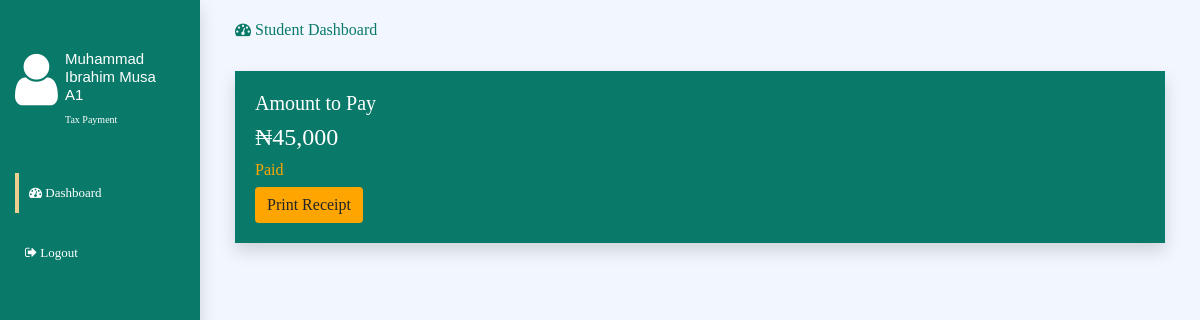
/owner/index.php?msg=success (signed in), run on the app's committed database.
### tables this page shows
CREATE TABLE `shopowners` (
  `id` int(11) NOT NULL,
  `name` varchar(200) NOT NULL,
  `email` varchar(200) NOT NULL,
  `status` varchar(200) NOT NULL,
  `pword` varchar(50) NOT NULL,
  `gsm` varchar(50) NOT NULL,
  `shopnumber` varchar(100) NOT NULL
);

CREATE TABLE `tax` (
  `id` int(11) NOT NULL,
  `tax` varchar(200) NOT NULL
);

### owner/index.php (the view, shortened to what this page needs)
<?php
include "../include/server.php";
$email = $_SESSION['email'];
$sql = "SELECT * FROM shopowners WHERE email = '$email' LIMIT 1";
$run = mysqli_query($dbcon, $sql);
$row = mysqli_fetch_assoc($run);
$name = $row['name'];
$shopnumber = $row['shopnumber'];
$status = $row['status'];
$email = $row['email'];
?>
<!DOCTYPE html>
<html>
<head>
    <link rel="stylesheet" type="text/css" href="../css/style.css">
    <link rel="stylesheet" type="text/css" href="../bootstrap/css/bootstrap.min.css">
    <link rel="stylesheet" type="text/css" href="../bootstrap-icons/bootstrap-icons.css">
    <link rel="stylesheet" href="../dist/css/iziToast.min.css">
    <link href="../lib/owlcarousel/assets/owl.carousel.min.css" rel="stylesheet">
    <link href="../lib/animate/animate.min.css" rel="stylesheet">
     <link href="../lib/font-awesome/css/font-awesome.min.css" rel="stylesheet">
    <link rel="stylesheet" href="../css/dismissible.css">
</head>
<body>
     <div class="container-fluid h-100" id="dashboard">
            <div class="row h-100">
                <div class="col-md-2 shadow">
                    <div class="left-bar">
                        <div class="row">
                            <div class="col-md-3">
                                <h6><span class="fa fa-user"></span></h6>
                            </div>
                            <div class="col-md-9">
                                <h6><?php echo ucwords($name); ?><br> <?php echo $shopnumber; ?></h6>
                                <p style="color:#fff;font-size: 10px;">Tax Payment</p>
                            </div>
                        </div>
                        <div class="nav-list">
                            <ul>
                                <li><a href="index.php" class="active"><span class="fa fa-dashboard"></span> Dashboard</a></li>
                                <li><a href="../index.php"><span class="fa fa-sign-out"></span> Logout</a></li>
                            </ul>
                        </div>
                    </div>
                </div>
                <div class="col-md-10">
                    <div class="main">
                       <h6><span class="fa fa-dashboard"></span> Student Dashboard</h6>
                    <br>
                    <div class="row">
                        <div class="col-md-12">
                            <div class="box shadow">
                                <h5>Amount to Pay</h5>
                                <h4>
                                    <?php
                                    $sql = "SELECT * FROM tax ";
                                    $run = mysqli_query($dbcon,$sql);
                                    $row = mysqli_fetch_assoc($run);
                                    $first = $row['tax'];
                                    echo "&#8358;".number_format($first);
                                ?>
                                </h4>
                                <?php
                                        if ($status == "") {
                                            ?>
                                            <input type="hidden" id="amount" value="<?php echo $first; ?>">
                                            <input type="hidden" id="name" value="<?php echo $name; ?>">
                                            <input type="hidden" id="email" value="<?php echo $email ?>">
                                                <h6 style="color: orange;font-family: Bold;">Not Paid</h6>
                                                                    <form id="paymentForm">
                                               <button class="btn btn-warning" style="background-color:orange !important;" onclick="payWithPaystack()" >Click here to pay</button>
                                           </form>
                                            <?php
                                        }else{
                                            ?>
                                                 <h6 style="color: orange;font-family: Bold;"> Paid</h6>
                                                <a href="receipt.php"><button class="btn btn-warning" style="background-color:orange !important;">Print Receipt</button></a>
                                            <?php
                                        }
                                     ?>
                            </div>
                        </div>
                    </div>
                </div>
                </div>
            </div>
        </div>
</body>
</html>

### css/style.css (style rules this page uses)
* { margin: 0; padding: 0; font-family: Mont; }
#dashboard .left-bar .col-md-3 span { font-size: 60px; color: #fff; }
#dashboard .left-bar .col-md-9 h6 { font-size: 15px; color: #fff; }
#dashboard .col-md-2 { background-color: #097969; }
#dashboard .left-bar h6 { font-family: "Bold",sans-serif; margin-top: 50px; }
#dashboard .nav-list { margin-top: 30px; }
#dashboard .nav-list ul { list-style: none; }
#dashboard .nav-list li { margin-bottom: 20px; }
#dashboard .nav-list li a { display: block; text-decoration: none; padding: 10px; color: #fff; font-size: 13px; }
#dashboard .nav-list li .active { border-left: 4px solid #ecce8e; color: #fff; }
#dashboard .main { padding: 20px; }
#dashboard .main h6 { color: #097969; }
#dashboard .main .box { background-color: #097969; padding: 20px; }
#dashboard .main .box h5 { color: #fff; }
#dashboard .main .box h4 { color: #fff; font-family: Bold; }
#dashboard .main button { background-color: #097969 !important; border: none; box-shadow: none; }

### css/dismissible.css (style rules this page uses)
:root { --dismissible-animation-overshoot: 10%; --dismissible-animation-duration: 0.6s; --dismissible-animation-timing-function: ease-in-out; --dismissible-background-error: #ed1c24; --dismissible-color-error: #fff; --dismissible-background-success: #10c15c; --dismissible-color-success: #fff; --dismissible-background-info: #0b22e2; --dismissible-color-info: #fff; --dismissible-box-shadow: 0 2px 2px 2px rgba(0, 0, 0, 0.12); }

### owner/index.php (style rules this page uses)
html,body { box-sizing: border-box; height: 100%; background-color: #f2f7ff; }

### data on the page
shopowners: name "Muhammad Ibrahim Musa", shopnumber "A1"
tax: tax "45,000"
